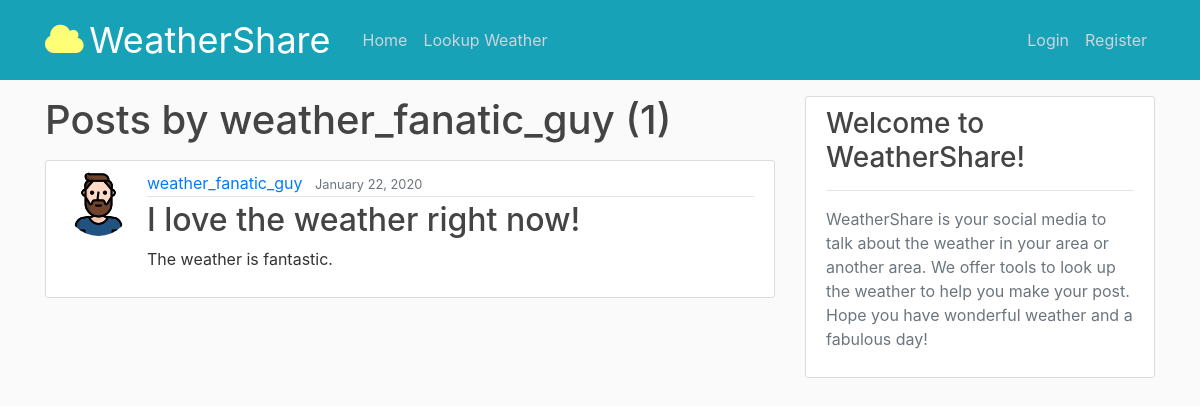
The page /user/weather_fanatic_guy on the database as committed earlier.
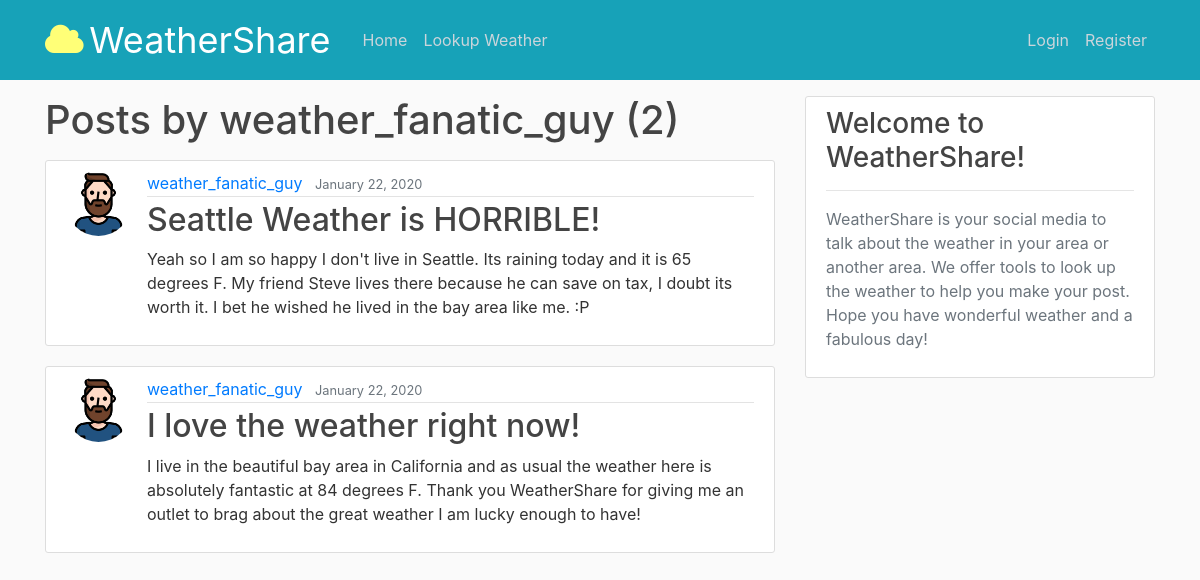
The same page on the database as committed later.
### blog/models.py (models this page shows, shortened)
class Post(models.Model):
    title = models.CharField(max_length=100)
    content = models.TextField()
    date_posted = models.DateTimeField(default=timezone.now)
    author = models.ForeignKey(User, on_delete=models.CASCADE)

### users/models.py (models this page shows, shortened)
class Profile(models.Model):
    user = models.OneToOneField(User, on_delete=models.CASCADE)
    image = models.ImageField(default='default.png', upload_to='profile_pics')

### blog/views.py (the view)
# urls.py: path('user/<str:username>', UserPostListView.as_view(), name='user-posts'),
class UserPostListView(ListView):
    model = Post
    template_name = 'blog/user_posts.html'  # <app>/<model>_<viewtype>.html
    context_object_name = 'posts'
    paginate_by = 5
    def get_queryset(self):
        user = get_object_or_404(User, username=self.kwargs.get('username'))
        return Post.objects.filter(author=user).order_by('-date_posted')

### blog/templates/blog/user_posts.html (shortened to what this page needs)
{% extends "blog/base.html" %}
{% block content %}
    <h1 class="mb-3">Posts by {{ view.kwargs.username }} ({{ page_obj.paginator.count }})</h1>
    {% for post in posts %}
        <article class="media content-section">
          <img class="rounded-circle article-img" src="{{ post.author.profile.image.url }}">
          <div class="media-body">
            <div class="article-metadata">
              <a class="mr-2" href="{% url 'user-posts' post.author.username %}">{{ post.author }}</a>
              <small class="text-muted">{{ post.date_posted|date:"F d, Y" }}</small>
            </div>
            <h2><a class="article-title" href="{% url 'post-detail' post.id %}">{{ post.title }}</a></h2>
            <p class="article-content">{{ post.content }}</p>
          </div>
        </article>
    {% endfor %}
{% endblock content %}

Rows that differ between the two databases and show on the page:
added Post: author.profile.image (picture), author "weather_fanatic_guy", date_posted "January 22, 2020", title "Seattle Weather is HORRIBLE!", content "Yeah so I am so happy I don't live in Seattle. Its raining today and it is 65 degrees F. My friend Steve lives there because he can save on tax, I doubt its worth it. I bet he wished he lived in the bay area like me. :P"
changed Post "I love the weather right now!": content "The weather is fantastic." → "I live in the beautiful bay area in California and as usual the weather here is absolutely fantastic at 84 degrees F. Thank you WeatherShare for giving me an outlet to brag about the great weather I am lucky enough to have!"
Other text that changed with them:
{{ page_obj.paginator.count }}: "1" → "2"
